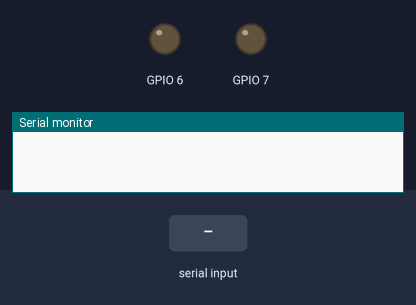
Bench run of a program on a simulated Seeed XIAO ESP32-C3. Parts: output pins drawn as LEDs (lit = HIGH), the last lines printed to the serial monitor. Inputs (shaded band) come from the test bench.

Above: at 1.2 s.
1.3 s: "90,45\n" received over Serial
At 2.6 s:
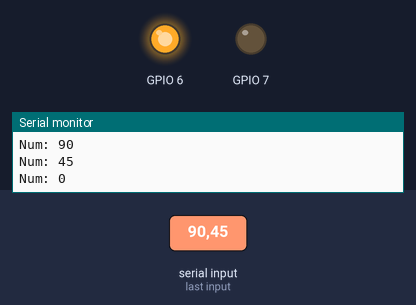
4.3 s: "30,150\n" received over Serial
At 4.8 s:
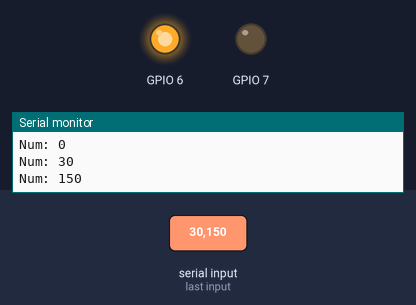
5.8 s: "1\n" received over Serial
At 7.0 s:
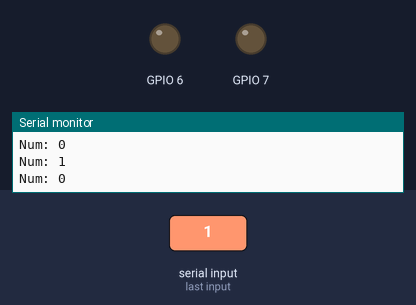
7.3 s: "90\n" received over Serial
At 8.4 s:
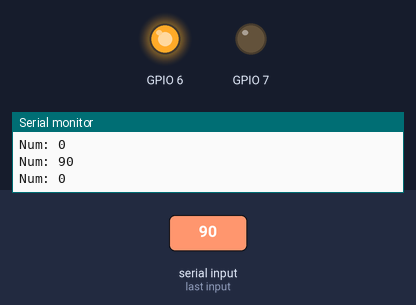
Timing chart, 0 to 11.1 s (numbered marks = the images above; inputs shaded):
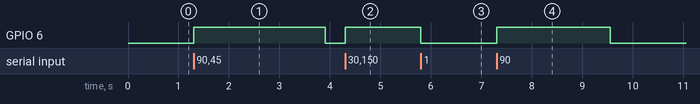

Measured:
- after the input at 1.3 s, GPIO 6: LOW → HIGH at once, → LOW 2.6 s later
- after the input at 4.3 s, GPIO 6: LOW → HIGH at once
- after the input at 5.8 s, GPIO 6: HIGH → LOW at once
- after the input at 7.3 s, GPIO 6: LOW → HIGH at once, → LOW 2.3 s later

The program:

main.cpp
```cpp
#include <Arduino.h>
#include "MotionController.h"
const int stepsPerRev = 200;//steps in revolution
const int stepMode = 8;//1/64 Stepping Mode
const float diameter = 12.7;//steps in revolution
MotionController moco;
hw_timer_t *timer = NULL;
unsigned long pastRead = 0;

void ARDUINO_ISR_ATTR onTimer() {
  moco.runInterruptHandler();
}

void setup() {
  Serial.begin(115200);
  moco.addAxis((stepsPerRev*stepMode)/(PI*diameter), D4, D5);
  moco.setSpeed(0, 20);//move axis 0 at 0.5mm/s
  unsigned long interruptDelay = moco.getInterruptInterval();
  // Set timer frequency to 1Mhz
  timer = timerBegin(1000000);
  // Attach onTimer function to our timer.
  timerAttachInterrupt(timer, &onTimer);
  // Set alarm to call onTimer function every second (value in microseconds).
  // Repeat the alarm (third parameter) with unlimited count = 0 (fourth parameter).
  timerAlarm(timer, interruptDelay, true, 0);

}

void loop() {
  int num = -1;
  if (Serial.available() > 0){
    num = Serial.parseInt();
    Serial.println("Num: " + (String)num);
  }
  if(num == -1 || num == 0){
    return;
  }
  moco.setTargetPos(0, num);
}
```

MotionController.cpp
```cpp
#include "MotionController.h"
#include <Arduino.h>

void MotionController::addAxis(double unitsToSteps, uint8_t dirPin, uint8_t stepPin ){
    axis a;
    a.unitsToSteps = unitsToSteps;
    a.dirPin = dirPin;
    a.stepPin = stepPin;
    pinMode(dirPin, OUTPUT);
    pinMode(stepPin, OUTPUT);
    this->axesArr[this->numAxes] = a;
    this->numAxes++;
}

void MotionController::setSpeed(uint8_t axisNum, double speed){
    this->axesArr[axisNum].speed = speed * this->axesArr[axisNum].unitsToSteps;

    //recalculate the new interrupt interval now that a new speed has been set
    unsigned long maxSpeed = 0;
    for (int i = 0; i < numAxes; i++)
    {
        maxSpeed = max(this->axesArr[i].speed, maxSpeed);
    }
    // invert maxSpeed to get sec per step then multiply by 1,000,000 to get usec per step
    this->interruptInterval = 1000000/maxSpeed;
}

void MotionController::setTargetPos(uint8_t axisNum, double targetPos){
    this->axesArr[axisNum].targetPos = targetPos * this->axesArr[axisNum].unitsToSteps;
}

unsigned long MotionController::getInterruptInterval(){
    return this->interruptInterval;
}


void MotionController::runInterruptHandler(){
    for (int i = 0; i < this->numAxes; i++)
    {
        if (cyclesTilStep > 0)
        {
            cyclesTilStep--;
        }
        int8_t dir = this->axesArr[i].targetPos > this->axesArr[i].currPos ? 1: -1;
        digitalWrite(this->axesArr[i].dirPin, dir == 1? HIGH: LOW);
        if (this->axesArr[i].targetPos != this->axesArr[i].currPos && cyclesTilStep == 0)
        {
            digitalWrite(this->axesArr[i].stepPin, HIGH);
            digitalWrite(this->axesArr[i].stepPin, LOW);
            this->axesArr[i].currPos += dir;
            this->cyclesTilStep = calcNextStepTime(i, this->axesArr[i].currPos);
        }

    }

}

unsigned long MotionController::calcNextStepTime(uint8_t axisNum, unsigned long pos){
    if (pos == this->axesArr[axisNum].targetPos){
        return 0;
    }

    return (100000 / this->axesArr[axisNum].currPos) / this->interruptInterval;
}

long MotionController::distanceToGo(uint8_t axisNum){
    return this->axesArr[axisNum].targetPos - this->axesArr[axisNum].currPos;
}
```

MotionController.h
```cpp
#ifndef MOTIONCONTROLLER_H
#define MOTIONCONTROLLER_H
#include <Arduino.h>


class MotionController{
    public:
        /*
            Motion Controller Constructor
        */
        MotionController(){}
        /*
            addAxis
                allows a new axis of control and adds pins to connect to stepper motor
                params:
                    unitsToSteps: the conversions from what ever units the cart is moving in to stepper motor steps (ie millimeters to steps)
                    dirPin: the pin that controls the direction of the motor
                    stepPin: the pin that controls the stepping of the stepper motor

        */
        void addAxis(double unitsToSteps, uint8_t dirPin, uint8_t stepPin );
        /*
            setSpeed
                sets the speed for the for the given axis
                params:
                    axisNum: the index of the axis
                    speed: the speed of the axis in the units/s (with the units specified in the addAxis function)

        */
        void setSpeed(uint8_t axisNum, double speed);

        /*
            setTargetPos
                sets the target position for the for the given axis
                params:
                    axisNum: the index of the axis
                    position: the target position in the units specified in addAxis

        */
        void setTargetPos(uint8_t axisNum, double position);

        /*
            getInterruptInterval
                gets how quickly the interrupt should be triggered, but needs to be called after setting the speed
                returns:
                    how often the interrupt should be triggered in microseconds
        */
        unsigned long getInterruptInterval();

        /*
            runInterruptHandler
                this runs in an interrupt with a resolution of 1Mhz and at the frequency specified by getInterruptInterval. This is run a step
                if a step is due, but needs to be in
        */
        void runInterruptHandler();

         /*
            isMoving
                returns how far the cart is from its target position
                params:
                    axisNum: the index of the axis
                returns:
                    returns a signed number of how far it from the cart (positive if the currPos is behind targetPos, and negative otherwise)

        */
        long distanceToGo(uint8_t axisNum);


    private:
        /*
            calcNextStepTime:
                takes in a position and axis and  calculates the time until the next step needs to be taken
                params:
                    axisNum: the index of the axis
                    pos: position (in steps)
                returns:
                    returns the number of time until the next step in interrupt cycles
        */
        unsigned long calcNextStepTime(uint8_t axisNum, unsigned long pos);
        //all the information to allow motion control along a new axis
        struct axis{
            double unitsToSteps; // conversion of whatever units are being used to steps
            uint8_t dirPin; // dir pin of stepper motor (LOW is backward, HIGH is forward)
            uint8_t stepPin; // step pin of stepper motor
            unsigned long speed = 0; // speed of axis in (steps/sec)
            unsigned long targetPos = 0; // target position of the camera (in steps)
            unsigned long currPos = 0; // current position of the camera (in steps)
        };

        uint8_t numAxes = 0; //the number of axes being used
        axis axesArr[10];
        unsigned long interruptInterval;
        unsigned long cyclesTilStep = 1; //the number of interrupt calls until the next step happens (1 mean that it with trigger on the next interrupt)


};
#endif 
```
